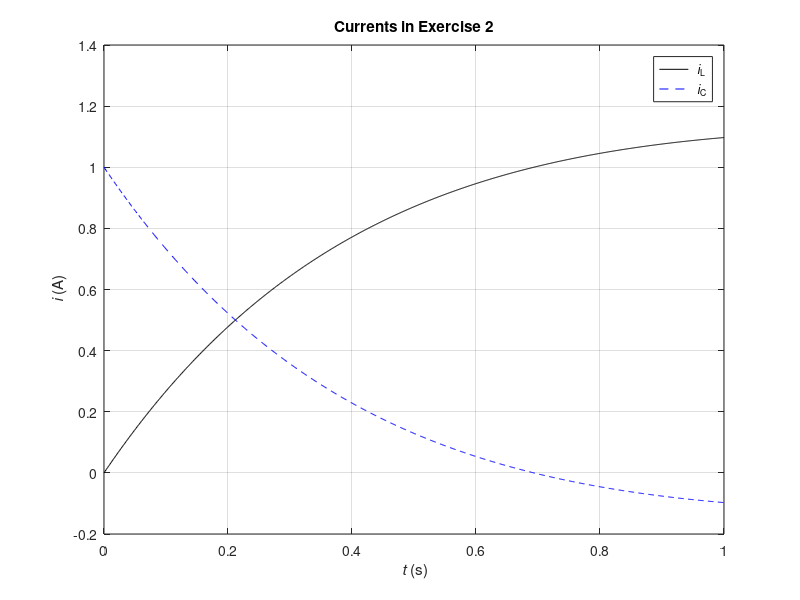

Write MATLAB code to recreate this figure.
clear all; close all;
t = linspace(0, 1, 1001);
iL = exp(-t) -2*exp(-2*t) + 1;
iC = 2*exp(-2*t) - exp(-t);
figure;
plot(t, iL,'-k') % plot curve in solid black line
hold on;
plot(t, iC,'--b') % plot curve in dash blue line
hold off;
grid on;
legend('{\it i}_L','{\it i}_C')
title('Currents in Exercise 2')
xlabel('{\it t} (s)');
ylabel('{\it i} (A)');